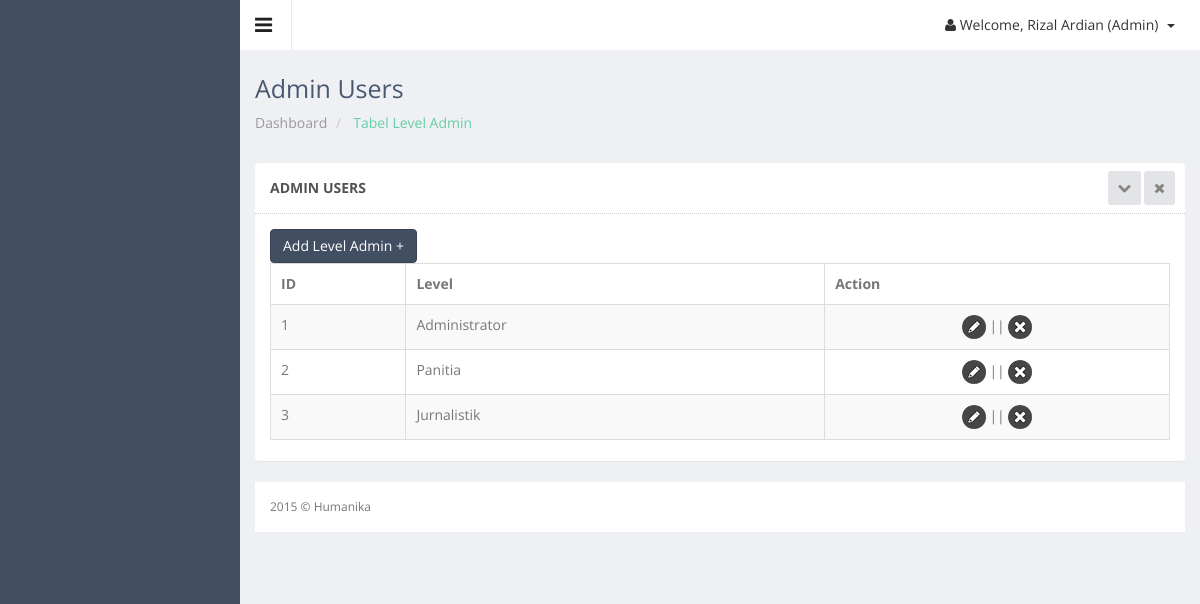
The app's page /admin/admin_lev.php (signed in) with its own data.
### tables this page shows
CREATE TABLE IF NOT EXISTS `admin_level` (
  `id_level` int(11) NOT NULL AUTO_INCREMENT,
  `level` varchar(15) NOT NULL,
  PRIMARY KEY (`id_level`)
);

### controller/koneksi.php (called while the page is built, shortened)
<?php
class Database {
    private static $dbName = 'humanika' ;
    private static $dbHost = 'localhost' ;
    private static $dbUsername = 'root';
    private static $dbUserPassword = 'rizalex';
    private static $con = null;
    public static function connect() {
        if ( null == self::$con ) {
            try {
                self::$con =  new PDO( "mysql:host=".self::$dbHost.";"."dbname=".self::$dbName,
                        self::$dbUsername, self::$dbUserPassword);
            }
            catch(PDOException $e) {
                die($e->getMessage());
            }
        }
        return self::$con;
    }
}
?>

### controller/admin-control.php (called while the page is built, shortened)
<?php
include_once 'koneksi.php';
class UserController {
    private $koneksi;
    public function __construct() {
        $this->koneksi = Database::connect();
    }
    public function DaftarLevel() {
        try {
            $sst = $this->koneksi->prepare("select * from admin_level");
            $sst->execute();
            return $r = $sst->fetchAll(PDO::FETCH_OBJ);
            $this->koneksi = Database::disconnect();
        } catch (PDOException $exc) {
            echo $exc->getMessage();
        }
    }
}
?>

### admin/admin_lev.php (the view, shortened to what this page needs)
<!DOCTYPE html>
<html lang="en">
<head>
  <link href="../js/advanced-datatable/css/demo_page.css" rel="stylesheet" />
  <link href="../js/advanced-datatable/css/demo_table.css" rel="stylesheet" />
  <link rel="stylesheet" href="../js/data-tables/DT_bootstrap.css" />
  <link href="../css/style.css" rel="stylesheet">
  <link href="../css/style-responsive.css" rel="stylesheet">
</head>
<body class="sticky-header">
<section>
    <div class="main-content" >
        <div class="header-section">
        <a class="toggle-btn"><i class="fa fa-bars"></i></a>
        <div class="menu-right">
            <ul class="notification-menu">
                <li>
                    <a href="#" class="btn btn-default dropdown-toggle" data-toggle="dropdown">
                        <i class="fa fa-user"></i>
                        Welcome, <?php
                            if(($_SESSION['lvl_user']==1)) {
                                echo $_SESSION['nm_user'];
                            }
                            ?> (Admin)
                        <span class="caret"></span>
                    </a>
                </li>
            </ul>
        </div>
        </div>
        <div class="page-heading">
            <h3>
                Admin Users
            </h3>
            <ul class="breadcrumb">
                <li>
                    <a href="index.php">Dashboard</a>
                </li>
                <li class="active"> Tabel Level Admin</li>
            </ul>
        </div>
        <div class="wrapper">
        <div class="row">
        <div class="col-sm-12">
        <section class="panel">
        <header class="panel-heading">
            Admin Users
            <span class="tools pull-right">
                <a href="javascript:;" class="fa fa-chevron-down"></a>
                <a href="javascript:;" class="fa fa-times"></a>
             </span>
        </header>
        <div class="panel-body">
		<a href="admin_lev_add.php"><button class="btn btn-primary" type="button">Add Level Admin +</button></a>
        <div class="adv-table">
        <table  class="display table table-bordered table-striped" id="dynamic-table">
        <thead>
        <tr>
            <th>ID</th>
            <th>Level</th>
            <th class="center hidden-phone">Action</th>
        </tr>
        </thead>
		<?php
			include_once '../controller/admin-control.php';
			$client = new UserController();
			$hasil = $client->DaftarLevel();
		?>
        <tbody>
		 <?php
        foreach($hasil as $user){
        echo "
        <tr class='gradeX'>
            <td>$user->id_level</td>
            <td>$user->level</td>
            <td class='center hidden-phone'>
				<a href='admin_lev_edit.php?id=$user->id_level'><img src='../images/edit.png'></a> ||
				<a href='admin_lev_hapus.php?id=$user->id_level'><img src='../images/delete.png'></a></td>
        </tr>";
		}?>
        </tbody>
        </table>
        </div>
        </div>
        </section>
        </div>
        </div>
        <footer>
            2015 &copy; Humanika
        </footer>
    </div>
</section>
</body>
</html>

### js/advanced-datatable/css/demo_table.css (style rules this page uses)
table.display { margin: 0 auto; clear: both; width: 100%; }
table.display thead th { padding: 3px 18px 3px 10px; border-bottom: 1px solid black; font-weight: bold; cursor: pointer; * cursor: hand; }
table.display td { padding: 3px 10px; }
table.display td.center { text-align: center; }
table.display tr.gradeX { background-color: #ffdddd; }

### records on screen
admin_level: id_level "1", level "Administrator"
admin_level: id_level "2", level "Panitia"
admin_level: id_level "3", level "Jurnalistik"

### other values on screen
$_SESSION['nm_user'] "Rizal Ardian"
